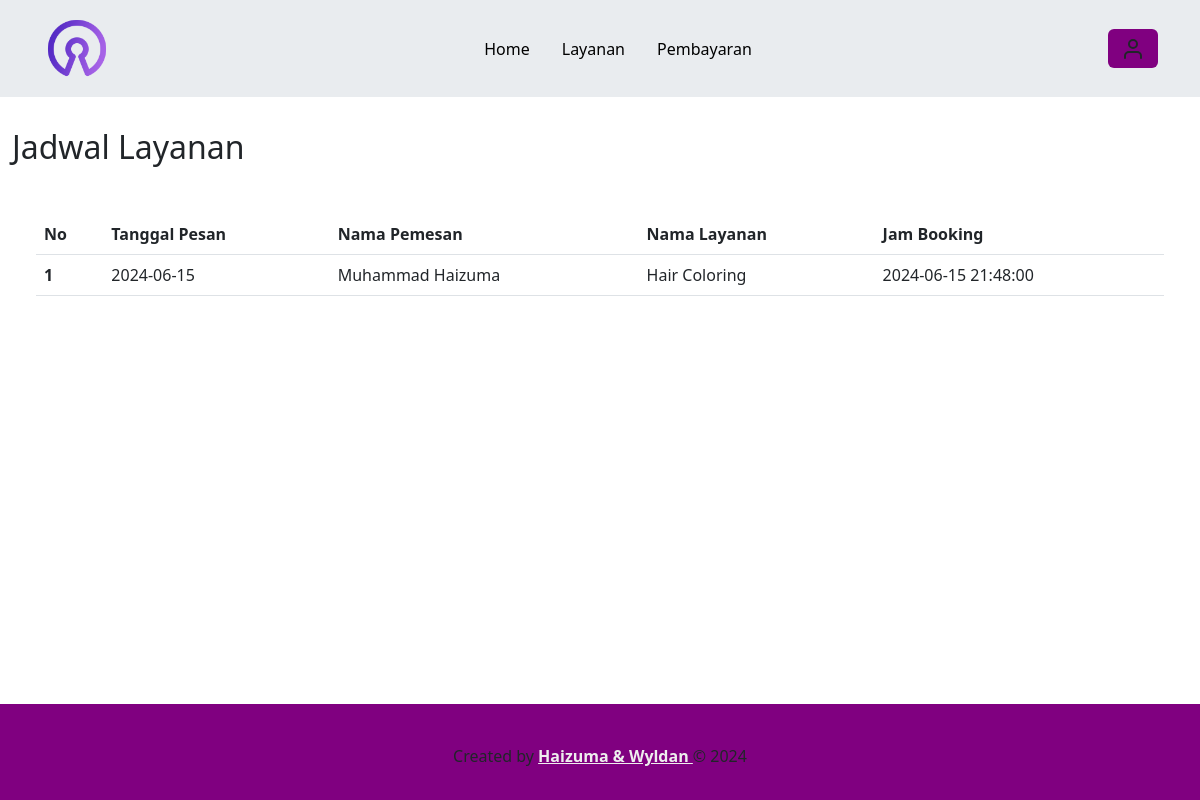
The page /user/jadwal.php?id=31 (signed in) on the database its author committed.
### tables this page shows
CREATE TABLE `booking_barber` (
  `barber_id_booking` int(11) NOT NULL,
  `barber_id_user` int(11) NOT NULL,
  `barber_id_layanan` int(11) NOT NULL,
  `barber_tanggal_pesan` date NOT NULL DEFAULT current_timestamp(),
  `barber_lama_booking` int(11) NOT NULL,
  `barber_jam_mulai` datetime NOT NULL,
  `barber_jam_habis` datetime NOT NULL,
  `barber_harga` int(11) NOT NULL,
  `barber_total` int(11) NOT NULL
);

CREATE TABLE `user_barber` (
  `barber_id_user` int(11) NOT NULL,
  `barber_email` varchar(50) NOT NULL,
  `barber_password` varchar(32) NOT NULL,
  `barber_no_handphone` varchar(20) NOT NULL,
  `barber_jenis_kelamin` varchar(10) NOT NULL,
  `barber_nama_lengkap` varchar(60) NOT NULL,
  `barber_alamat` text NOT NULL,
  `barber_foto` text NOT NULL
);

CREATE TABLE `layanan_barber` (
  `barber_id_layanan` int(11) NOT NULL,
  `barber_nama` varchar(35) NOT NULL,
  `barber_keterangan` text NOT NULL,
  `barber_harga` int(11) NOT NULL,
  `barber_foto` text NOT NULL
);

### functions.php (called while the page is built, shortened)
<?php
$conn = mysqli_connect("localhost", "root", "", "barber");
function query($query)
{
  global $conn;
  $result = mysqli_query($conn, $query);
  $rows = [];
  while ($row = mysqli_fetch_assoc($result)) {
    $rows[] = $row;
  }
  return $rows;
}

### user/jadwal.php (the view, shortened to what this page needs)
<?php
require "../functions.php";
$id_lpg = $_GET["id"];
$booking = query("SELECT booking_barber.*, layanan_barber.barber_nama, user_barber.barber_nama_lengkap
FROM booking_barber
JOIN layanan_barber ON booking_barber.barber_id_layanan = layanan_barber.barber_id_layanan
LEFT JOIN user_barber ON booking_barber.barber_id_user = user_barber.barber_id_user
WHERE layanan_barber.barber_id_layanan = '$id_lpg'
");
?>
<!doctype html>
<html lang="en">
<head>
  <link rel="stylesheet" href="../style.css">
  <link href="https://cdn.jsdelivr.net/npm/bootstrap@5.3.0-alpha3/dist/css/bootstrap.min.css" rel="stylesheet">
</head>
<body>
  <div class="container ">
    <nav class="navbar fixed-top bg-body-secondary navbar-expand-lg">
      <div class="container">
        <a class="navbar-brand" href="#">
          <img src="../logo.png" alt="Logo" width="70" height="70" class="d-inline-block align-text-top">
        </a>
        <div class="collapse navbar-collapse" id="navbarSupportedContent">
          <ul class="navbar-nav mx-auto mb-2 mb-lg-0">
            <li class="nav-item ">
              <a class="nav-link active" aria-current="page" href="../index.php">Home</a>
            </li>
            <li class="nav-item">
              <a class="nav-link active" aria-current="page" href="layanan.php">Layanan</a>
            </li>
            <li class="nav-item">
              <a class="nav-link active" aria-current="page" href="bayar.php">Pembayaran</a>
            </li>
          </ul>
          <?php
          if (isset($_SESSION['id_user'])) {
            echo '<a href="" data-bs-toggle="modal" data-bs-target="#profilModal" class="btn btn-inti"><i data-feather="user"></i></a>';
          } else {
            echo '<a href="login.php" class="btn btn-inti" type="submit">Login</a>';
          }
          ?>
        </div>
      </div>
    </nav>
  </div>
  <section class="layanan mb-5" id="layanan">
    <div class="container-fluid">
      <h2 class="text-head"><span>Jadwal</span> Layanan </h2>
      <form action="" method="post" class="px-4">
        <table class="table my-5">
          <thead>
            <tr>
              <th scope="col">No</th>
              <th scope="col">Tanggal Pesan</th>
              <th scope="col">Nama Pemesan</th>
              <th scope="col">Nama Layanan</th>
              <th scope="col">Jam Booking</th>
            </tr>
          </thead>
          <tbody>
            <?php $i = 1; ?>
            <?php foreach ($booking as $row) : ?>
              <tr>
                <th scope="row"><?= $i++; ?></th>
                <td><?= $row["barber_tanggal_pesan"] ?></td>
                <td><?= $row["barber_nama_lengkap"] ?></td>
                <td><?= $row["barber_nama"] ?></td>
                <td><?= $row["barber_jam_mulai"] ?></td>
              </tr>
            <?php endforeach; ?>
          </tbody>
        </table>
      </form>
    </div>
  </section>
  <footer class="fixed-bottom py-3 mt-5">
    <br>
    <div class="credit">
      <p>Created by <a href="#">Haizuma & Wyldan </a> &copy; 2024</p>
    </div>
  </footer>
</body>
</html>

### style.css (style rules this page uses)
:root { --primary: #800080; --hover: #800080; --bg: #eeeeee; }
.text-head { margin-top: 8rem; }
.btn-inti { background-color: var(--primary) !important; }
.nav-item { margin: 3px !important; padding: 5px; }
footer { background-color: var(--primary); text-align: center; margin-top: 3rem; padding-bottom: 3rem; }
footer .credit a { color: var(--bg); font-weight: 700; }

### rows shown on the page
booking_barber: barber_tanggal_pesan "2024-06-15", user_barber.barber_nama_lengkap "Muhammad Haizuma", layanan_barber.barber_nama "Hair Coloring", barber_jam_mulai "2024-06-15 21:48:00"
